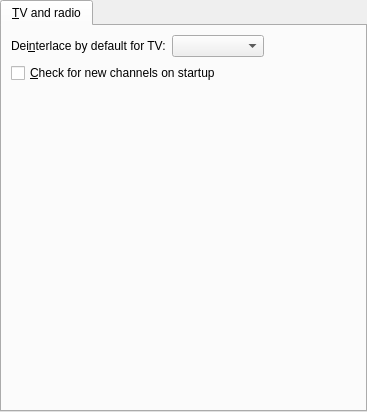
<ui version="4.0" >
 <class>TTV</class>
 <widget class="QWidget" name="TTV" >
  <property name="geometry" >
   <rect>
    <x>0</x>
    <y>0</y>
    <width>367</width>
    <height>412</height>
   </rect>
  </property>
  <layout class="QVBoxLayout" >
   <property name="leftMargin" >
    <number>0</number>
   </property>
   <property name="topMargin" >
    <number>0</number>
   </property>
   <property name="rightMargin" >
    <number>0</number>
   </property>
   <property name="bottomMargin" >
    <number>0</number>
   </property>
   <item>
    <widget class="QTabWidget" name="tvt_tab" >
     <property name="currentIndex" >
      <number>0</number>
     </property>
     <widget class="QWidget" name="tab" >
      <attribute name="title" >
       <string>&amp;TV and radio</string>
      </attribute>
      <layout class="QVBoxLayout" >
       <item>
        <layout class="QHBoxLayout" >
         <property name="spacing" >
          <number>6</number>
         </property>
         <property name="leftMargin" >
          <number>0</number>
         </property>
         <property name="topMargin" >
          <number>0</number>
         </property>
         <property name="rightMargin" >
          <number>0</number>
         </property>
         <property name="bottomMargin" >
          <number>0</number>
         </property>
         <item>
          <widget class="QLabel" name="label_7" >
           <property name="text" >
            <string>Dei&amp;nterlace by default for TV:</string>
           </property>
           <property name="buddy" >
            <cstring>deinterlace_combo</cstring>
           </property>
          </widget>
         </item>
         <item>
          <widget class="QComboBox" name="deinterlace_combo" >
           <property name="sizePolicy" >
            <sizepolicy vsizetype="Fixed" hsizetype="Expanding" >
             <horstretch>0</horstretch>
             <verstretch>0</verstretch>
            </sizepolicy>
           </property>
          </widget>
         </item>
         <item>
          <spacer>
           <property name="orientation" >
            <enum>Qt::Horizontal</enum>
           </property>
           <property name="sizeHint" >
            <size>
             <width>40</width>
             <height>20</height>
            </size>
           </property>
          </spacer>
         </item>
        </layout>
       </item>
       <item>
        <widget class="QCheckBox" name="rescan_check" >
         <property name="text" >
          <string>&amp;Check for new channels on startup</string>
         </property>
        </widget>
       </item>
       <item>
        <spacer>
         <property name="orientation" >
          <enum>Qt::Vertical</enum>
         </property>
         <property name="sizeHint" >
          <size>
           <width>20</width>
           <height>40</height>
          </size>
         </property>
        </spacer>
       </item>
      </layout>
     </widget>
    </widget>
   </item>
  </layout>
 </widget>
 <tabstops>
  <tabstop>tvt_tab</tabstop>
  <tabstop>deinterlace_combo</tabstop>
  <tabstop>rescan_check</tabstop>
 </tabstops>
 <resources/>
 <connections/>
</ui>
